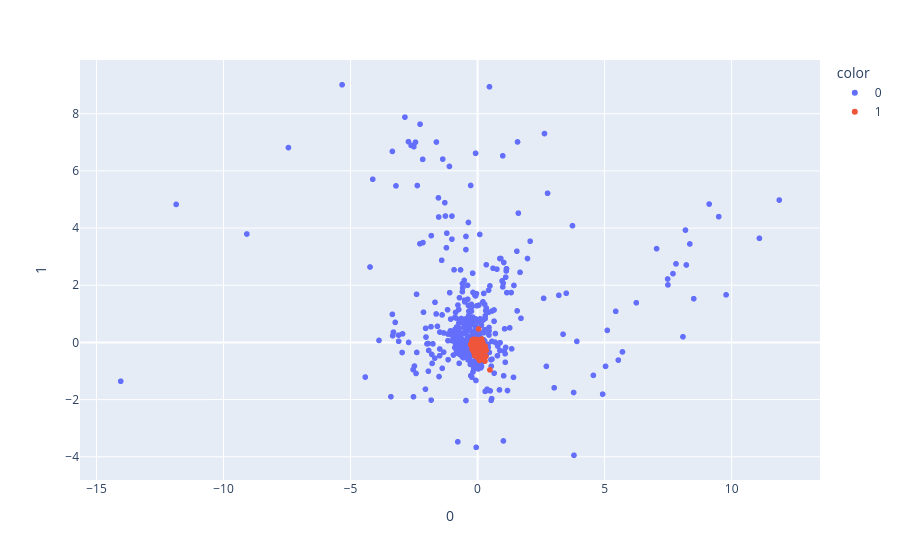

This figure's notebook cell:
### Code cell
X = df.iloc[:, :-2]

pca = PCA(n_components=100)

components = pca.fit_transform(X)

fig = px.scatter(components, x=0, y=1, color=df['y'], hover_name=df['mine'],)
fig.show()

### Figure 1 — Plotly figure (JSON) as saved in the notebook; plotly's stock layout.template omitted (floating-point values rounded to 4 significant figures; data arrays with more than 128 entries replaced by an {"elided": "..."} marker saying what was removed)
{"data": [{"hovertemplate": "<b>%{hovertext}</b><br><br>color=0<br>0=%{x}<br>1=%{y}<extra></extra>", "hovertext": {"elided": "2212 float values"}, "legendgroup": "0", "marker": {"color": "#636efa", "symbol": "circle"}, "mode": "markers", "name": "0", "showlegend": true, "type": "scattergl", "x": {"elided": "2212 float values"}, "xaxis": "x", "y": {"elided": "2212 float values"}, "yaxis": "y"}, {"hovertemplate": "<b>%{hovertext}</b><br><br>color=1<br>0=%{x}<br>1=%{y}<extra></extra>", "hovertext": {"elided": "1097 float values"}, "legendgroup": "1", "marker": {"color": "#EF553B", "symbol": "circle"}, "mode": "markers", "name": "1", "showlegend": true, "type": "scattergl", "x": {"elided": "1097 float values"}, "xaxis": "x", "y": {"elided": "1097 float values"}, "yaxis": "y"}], "layout": {"legend": {"title": {"text": "color"}, "tracegroupgap": 0}, "margin": {"t": 60}, "xaxis": {"anchor": "y", "domain": [0, 1], "title": {"text": "0"}}, "yaxis": {"anchor": "x", "domain": [0, 1], "title": {"text": "1"}}}}
